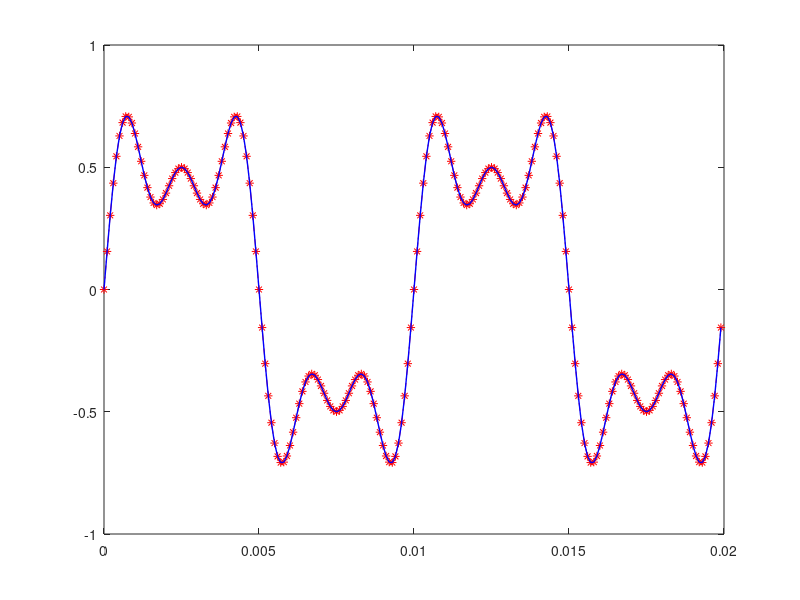

The MATLAB script that drew this image:
n=5;
sampling_frecuency_hz=10000; %sampling frequency in Hz
time_interval=1/sampling_frecuency_hz; %time interval between samples;
signal_duration=0.02; %signal duration in seconds
time=0:time_interval:(signal_duration-time_interval); %time intervals set
signal_frecuency_hz=100; %signal frequency in Hz (fundamental frencuency of p, lowest frecuency)
signal_frecuency_rads_per_sec = 2*pi*signal_frecuency_hz;
period_sec = 1/signal_frecuency_hz;
p1 = @(t) 0.6*sin(signal_frecuency_rads_per_sec*t);
p2 = @(t) 0.3*sin(3*signal_frecuency_rads_per_sec*t);
p3 = @(t) 0.2*sin(5*signal_frecuency_rads_per_sec*t);
p = @(t) p1(t) + p2(t) + p3(t);
a = zeros(1, n);
b = zeros(1, n);

for i=1:n
  f1_cos = @(t) cos(signal_frecuency_rads_per_sec*t*i);
  f1_sin = @(t) sin(signal_frecuency_rads_per_sec*t*i);
  a(i) = (2/period_sec) * integral(@(t) f1_cos(t) .* p(t), -period_sec/2, period_sec/2);
  b(i) = (2/period_sec) * integral(@(t) f1_sin(t) .* p(t), -period_sec/2, period_sec/2);
end

a0 = (2/period_sec)*integral(@(t) p(t), -period_sec/2, period_sec/2);
signal_fourier = @(t) (a0/2);
for i=1:n
   aux1 = @(t) a(i)*cos(i*signal_frecuency_rads_per_sec*t);
   aux2 = @(t) b(i)*sin(i*signal_frecuency_rads_per_sec*t);
   signal_fourier = @(t) signal_fourier(t) + aux1(t) + aux2(t);
end

axis([0 0.02 -1.5 1.5]);
xlabel('seconds'); title('Fourier Series Example');
plot(time,feval(signal_fourier, time),'-.r*');  hold on; %plots figure
plot(time,feval(p, time),'b','LineWidth',1);  hold on; %plots figure